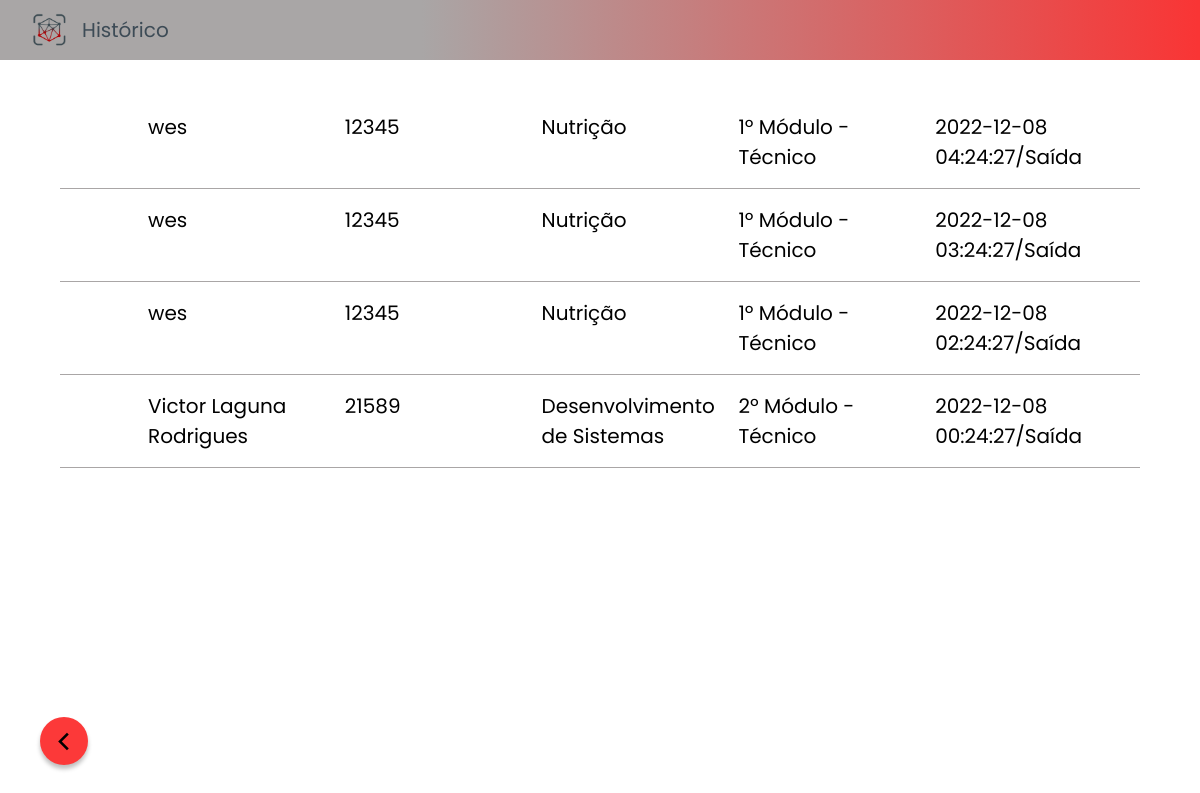
/view/registro.php (signed in), run on the app's committed database.
### tables this page shows
create table registro (
    rm int not null,
    entradaSaida datetime not null,
    foreign key(rm) references CadastroAluno(rm)
);

create table CadastroAluno(
    nome varchar(140) not null,
    rm int(5) not null primary key check (rm > 0 and rm <= 99999 ),
    email varchar(100) not null unique key,
    curso varchar(50) not null,
    periodo varchar(50) not null,
    status varchar(10) not null default 'Ativo'
);

### model/DAO/RegistroDAO.php (called while the page is built, shortened)
<?php
class RegistroDAO{
    function pegarTodosRegistros(){
        $pdo = conectar();
        $resul = $pdo->query("select cadastroaluno.nome, cadastroaluno.rm, cadastroaluno.curso, cadastroaluno.periodo, registro.entradaSaida from CadastroAluno inner join registro on cadastroaluno.rm = registro.rm order by registro.entradaSaida Desc limit 500 ;");
        return ($resul);
    }
}

### model/Registros.php (called while the page is built)
<?php
include_once('DAO/RegistroDAO.php');
class Registro {
    function pegarTodosRegistros(){
        $registroDAO = new RegistroDAO();
        $res = $registroDAO->pegarTodosRegistros();
        return $res;
    }
}

### controller/RegistroController.php (the view, shortened to what this page needs)
<?php
    include('../model/Registros.php');
    class RegistroController {
        function pegarTodosRegistros(){
            $registro = new Registro();
            return $registro->pegarTodosRegistros();
        }
        function lista(){
            $lista = $this->pegarTodosRegistros();
            $a = $lista ->fetchAll(PDO::FETCH_NUM);
            foreach ($a as $coluna => $valor) {
                if ($valor[2] == 'nut') {
                    $a[$coluna][2] = "Nutrição";
                }
                if ($valor[2] == 'ds') {
                    $a[$coluna][2] = "Desenvolvimento de Sistemas";
                }
            }
            foreach ($a as $coluna => $valor) {
                if ($valor[3] == 'pr-modulo') {
                    $a[$coluna][3] = "1º Módulo - Técnico";
                }
                if ($valor[3] == 'seg-modulo') {
                    $a[$coluna][3] = "2º Módulo - Técnico";
                }
            }
            foreach($a as $itens){
                echo
                '<li class="registro">
                    <div class="nome">'. $itens[0] .'</div>
                    <div class="rm">'. $itens[1] .'</div>
                    <div class="periodo">'. $itens[2] .'</div>
                    <div class="curso">'. $itens[3] .'</div>
                    <div class="entradaSaida">'. $itens[4] .'/Saída</div>
                </li>';
            }
        }
    }

### view/registro.php (shortened to what this page needs)
<?php
    include ('../Controller/RegistroController.php');
    $registroController = new RegistroController();
?>
<!DOCTYPE html>
<html lang="en">
<head>
    <link rel="stylesheet" href="../assets/css/variaveis.css">
    <link rel="stylesheet" href="../assets/css/corpo.css">
    <link rel="stylesheet" href="../assets/css/header-cadastro.css">
    <link rel="stylesheet" href="../assets/css/historico.css">
    <link rel="stylesheet" href="../assets/fontes/PTSans-Regular.ttf">
</head>
<body>
    <header class="header-cadastro">
        <img src="../assets/imagens/logo_icon.png" alt="Logo Sistema Face ID" class="header-cadastro__image">
        <h1 class="header__title">Histórico</h1>
    </header>
    <main id="registroMain">
        <ol id="historico">
            <?php
                $registroController ->lista();
            ?>
        </ol>
    </main>
    <a href="faceid.php" target="_self">
        <button class="voltar">
            <span id="voltarIcon" class="material-symbols-outlined">
            </span>
        </button>
    </a>
</body>
</html>

### assets/css/variaveis.css (style rules this page uses)
:root { --cor-fundo:#D6D4E2; --vermelho:#F93535; --cor-botao-escuro:#3D4B56; --cor-fundo-icons:#A9A6A6; --cor-fundo-container:#7A7A7A; --fonte:'Poppins', sans-serif; }

### assets/css/corpo.css (style rules this page uses)
* { padding: 0; margin: 0; text-decoration: none; outline: 0; border: none; box-sizing: border-box; font-family: var(--fonte); }
body { height: 100vh; }

### assets/css/header-cadastro.css (style rules this page uses)
.header-cadastro { background: linear-gradient(269.56deg, #F93535 0.25%, #A9A6A6 64.85%); width: 100%; height: 60px; position: relative; margin-bottom: 1rem; display: flex; align-items: center; padding: 0 2rem; gap: 1rem; }
.header-cadastro__image { width: 3%; }
.header__title { font-size: 20px; font-family: var(--fonte); font-weight: 400; color: var(--cor-botao-escuro); }

### assets/css/historico.css (style rules this page uses)
body { overflow-x: hidden; }
#registroMain { margin: 20px auto; width: 90vw; }
#historico { display: flex; flex-direction: column ; justify-content: center; padding:1rem 0; }
.registro { list-style: none; display: grid; grid-template-columns: repeat(5, 20%); gap: 0 1rem; border-bottom: 1px solid #A9A6A6; padding: 1rem 5.5rem; font-family: 'PT Sans', sans-serif; font-weight: 400; font-size: 20px ; }
.voltar { display: flex; align-items: center; justify-content: center; border-radius: 50%; background-color: rgb(252, 57, 57); box-shadow: 0px 4px 4px 0px #00000040; height: 48px; width: 48px; border-radius: 50%; transition: .4s all; position: fixed; bottom: 35px; left: 40px; }
#voltarIcon { font-size: 35px; }

### data on the page
registro: rm.nome "wes", rm.rm "12345", itens "Nutrição", itens "1º Módulo - Técnico", entradaSaida "2022-12-08 04:24:27"
registro: rm.nome "wes", rm.rm "12345", itens "Nutrição", itens "1º Módulo - Técnico", entradaSaida "2022-12-08 03:24:27"
registro: rm.nome "wes", rm.rm "12345", itens "Nutrição", itens "1º Módulo - Técnico", entradaSaida "2022-12-08 02:24:27"
registro: rm.nome "Victor Laguna Rodrigues", rm.rm "21589", itens "Desenvolvimento de Sistemas", itens "2º Módulo - Técnico", entradaSaida "2022-12-08 00:24:27"
